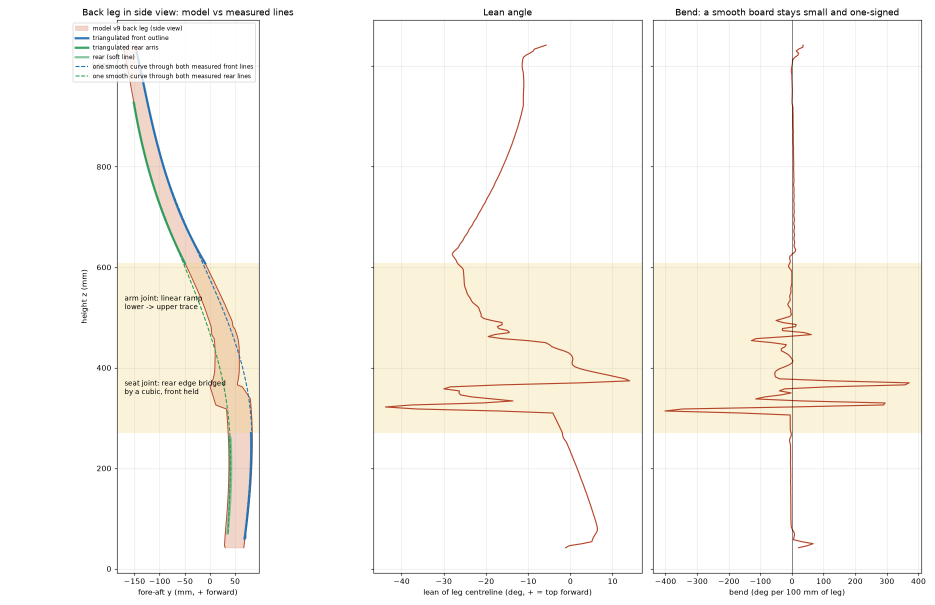
#> input picture figures/model_audit/back_leg_profile.png, 1870 x 1210 px, given in place of v9_front.png, which was not available (shown at 1/2 size)
$ python audit_figs.py
#> lines starting #> are read from the running program, lines starting #| are printed output that depends on the picture
"""USAGE: python -I tools/audit_figs.py -- composites for figures/model_audit/ from renders and crops in work/audit/ (Blender renders of model_v9, photo crops by tools/audit_crop.py)."""
from PIL import Image, ImageDraw, ImageFont
A = "work/audit/"; F = "figures/model_audit/"
try: font = ImageFont.truetype("/System/Library/Fonts/Supplemental/Arial Bold.ttf", 30); small = ImageFont.truetype("/System/Library/Fonts/Supplemental/Arial.ttf", 24)
except Exception: font = small = ImageFont.load_default()
def label(im, t, pos=(12, 10), f=None):
    d = ImageDraw.Draw(im); f = f or font; x, y = pos; b = d.textbbox((x, y), t, font=f); d.rectangle((b[0] - 6, b[1] - 4, b[2] + 6, b[3] + 4), fill=(255, 255, 255)); d.text((x, y), t, fill=(20, 20, 20), font=f); return im
def fit(im, w, h):
    im = im.convert("RGB"); im.thumbnail((w, h)); c = Image.new("RGB", (w, h), (172, 172, 172) if im.getpixel((2, 2))[0] in range(160, 185) else (255, 255, 255)); c.paste(im, ((w - im.width) // 2, (h - im.height) // 2)); return c
def grid(items, cols, w, h, out, bg=(255, 255, 255)):
#> called with cols = 3, w = 640, h = 640, out = 'figures/model_audit/overview_v9.jpg', bg = (255, 255, 255)
    rows = (len(items) + cols - 1) // cols; G = Image.new("RGB", (cols * w, rows * h), bg)
#> after `G = Image.new('RGB', (cols * w, rows * h), bg)`: G: PIL image 1920x1280 RGB; every value is 255
    for i, (p, t) in enumerate(items):
        im = fit(Image.open(p), w - 8, h - 8); label(im, t, f=small); G.paste(im, ((i % cols) * w + 4, (i // cols) * h + 4))
#> in fit, `im.thumbnail((w, h))`:
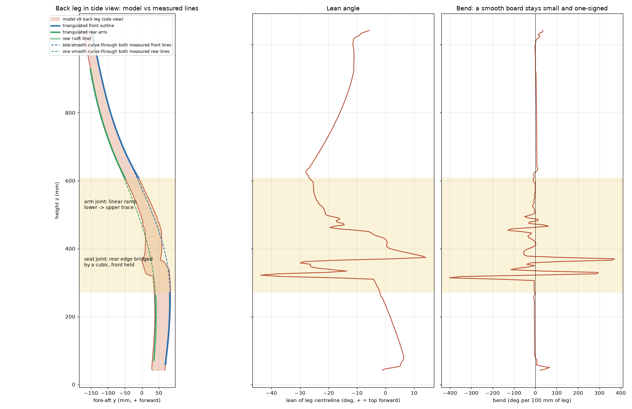
#> im: PIL image 632x409 RGB; mean R, G, B 249.5, 247.2, 241.7
#> in fit, `c = Image.new('RGB', (w, h), (172, 172, 172) if im.getpixel((2, 2))[0]`: c: PIL image 632x632 RGB; every value is 255
#> in fit, `c.paste(im, ((w - im.width) // 2, (h - im.height) // 2))`:
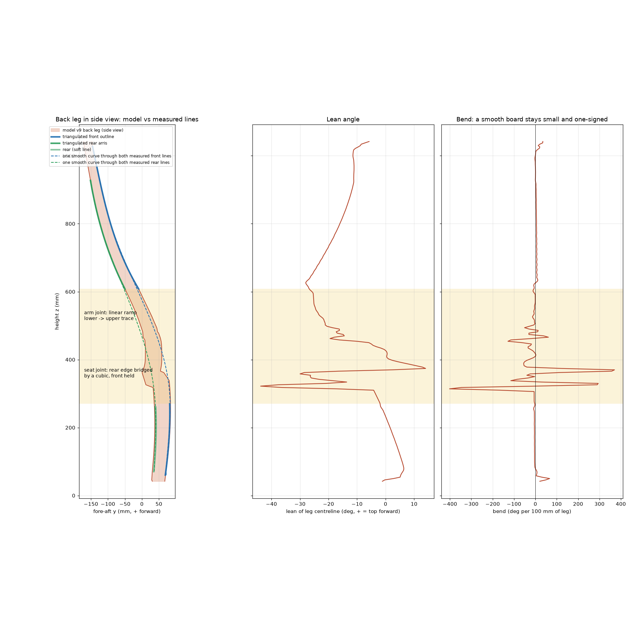
#> c: PIL image 632x632 RGB; mean R, G, B 251.5, 249.9, 246.4
#> after `G.paste(im, (i % cols * w + 4, i // cols * h + 4))`:
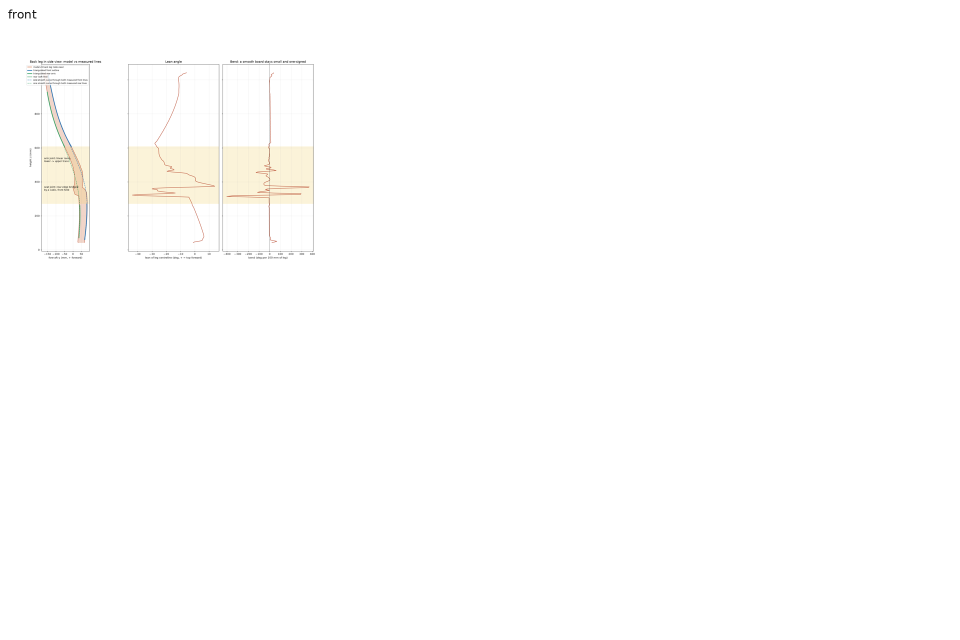
#> G: PIL image 1920x1280 RGB (shown at 1/2 size); mean R, G, B 254.4, 254.1, 253.6
#> pass 2 of the loop in grid, `for i, (p, t) in enumerate(items):`:
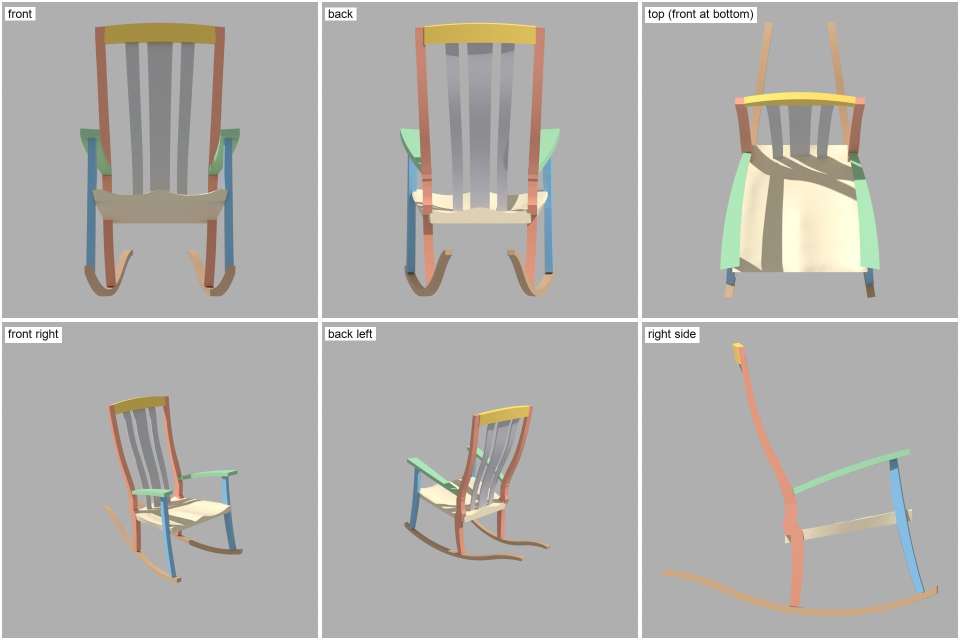
#> input picture figures/model_audit/overview_v9.jpg, 1920 x 1280 px, given in place of v9_back.png, which was not available (shown at 1/2 size)
#> in fit, im is the input picture: PIL image 1920x1280 RGB; mean R, G, B 177.1, 175.4, 172.3
#> c: PIL image 632x632 RGB; every value is 172
#> in fit (call 2), `c.paste(im, ((w - im.width) // 2, (h - im.height) // 2))`:
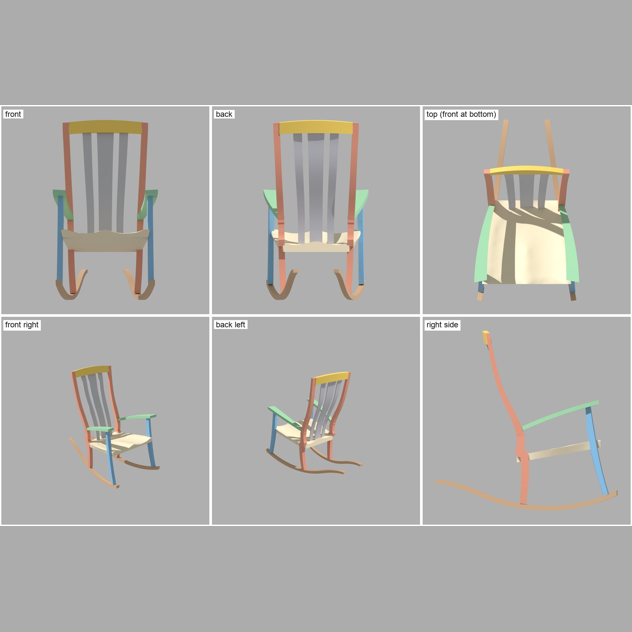
#> c: PIL image 632x632 RGB; mean R, G, B 175.4, 174.3, 172.1
#> in grid, `G.paste(im, (i % cols * w + 4, i // cols * h + 4))`:
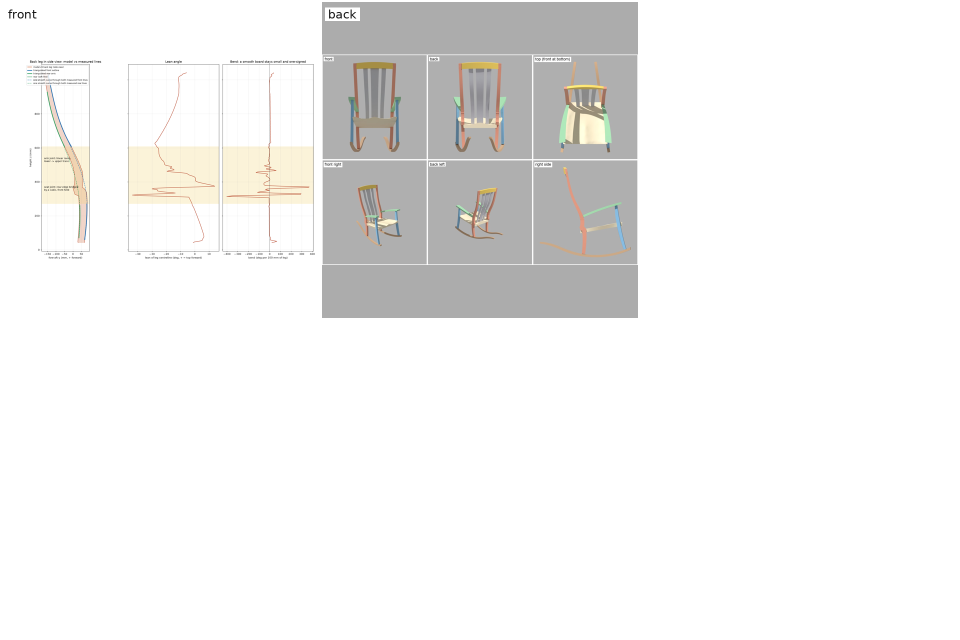
#> G: PIL image 1920x1280 RGB (shown at 1/2 size); mean R, G, B 241.5, 241.1, 240.1
    G.save(out, quality=86); print(out, G.size)
#> (the run stopped early here; a loop or call above may not have finished)
